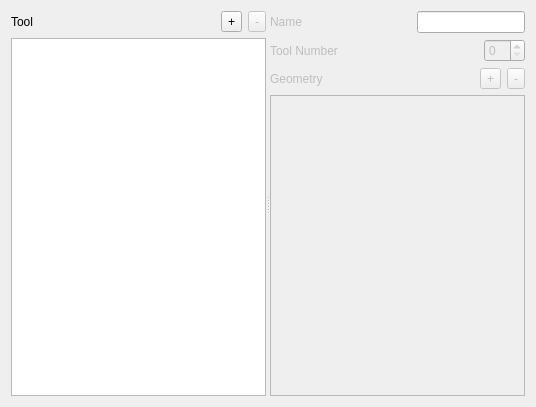
<?xml version="1.0" encoding="UTF-8"?>
<ui version="4.0">
 <class>ToolModelForm</class>
 <widget class="QWidget" name="ToolModelForm">
  <property name="geometry">
   <rect>
    <x>0</x>
    <y>0</y>
    <width>536</width>
    <height>407</height>
   </rect>
  </property>
  <property name="windowTitle">
   <string>Form</string>
  </property>
  <layout class="QVBoxLayout" name="verticalLayout_3">
   <item>
    <widget class="QSplitter" name="splitter">
     <property name="orientation">
      <enum>Qt::Horizontal</enum>
     </property>
     <widget class="QWidget" name="layoutWidget">
      <layout class="QVBoxLayout" name="verticalLayout_2">
       <item>
        <layout class="QHBoxLayout" name="toolsLayout">
         <item>
          <widget class="QLabel" name="toolsLabel">
           <property name="text">
            <string>Tool</string>
           </property>
          </widget>
         </item>
         <item>
          <spacer name="toolsSpacer">
           <property name="orientation">
            <enum>Qt::Horizontal</enum>
           </property>
           <property name="sizeHint" stdset="0">
            <size>
             <width>40</width>
             <height>20</height>
            </size>
           </property>
          </spacer>
         </item>
         <item>
          <widget class="QToolButton" name="toolsAddButton">
           <property name="sizePolicy">
            <sizepolicy hsizetype="Minimum" vsizetype="Minimum">
             <horstretch>0</horstretch>
             <verstretch>0</verstretch>
            </sizepolicy>
           </property>
           <property name="maximumSize">
            <size>
             <width>16777215</width>
             <height>16777215</height>
            </size>
           </property>
           <property name="text">
            <string>+</string>
           </property>
          </widget>
         </item>
         <item>
          <widget class="QToolButton" name="toolsRemoveButton">
           <property name="enabled">
            <bool>false</bool>
           </property>
           <property name="sizePolicy">
            <sizepolicy hsizetype="Minimum" vsizetype="Minimum">
             <horstretch>0</horstretch>
             <verstretch>0</verstretch>
            </sizepolicy>
           </property>
           <property name="maximumSize">
            <size>
             <width>16777215</width>
             <height>16777215</height>
            </size>
           </property>
           <property name="text">
            <string>-</string>
           </property>
          </widget>
         </item>
        </layout>
       </item>
       <item>
        <widget class="QListView" name="toolsListView">
         <property name="editTriggers">
          <set>QAbstractItemView::NoEditTriggers</set>
         </property>
         <property name="showDropIndicator" stdset="0">
          <bool>false</bool>
         </property>
         <property name="defaultDropAction">
          <enum>Qt::IgnoreAction</enum>
         </property>
         <property name="alternatingRowColors">
          <bool>true</bool>
         </property>
         <property name="resizeMode">
          <enum>QListView::Adjust</enum>
         </property>
        </widget>
       </item>
      </layout>
     </widget>
     <widget class="QWidget" name="">
      <layout class="QVBoxLayout" name="verticalLayout">
       <item>
        <layout class="QHBoxLayout" name="horizontalLayout_2">
         <item>
          <widget class="QLabel" name="nameLabel">
           <property name="enabled">
            <bool>false</bool>
           </property>
           <property name="text">
            <string>Name</string>
           </property>
          </widget>
         </item>
         <item>
          <spacer name="horizontalSpacer">
           <property name="orientation">
            <enum>Qt::Horizontal</enum>
           </property>
           <property name="sizeHint" stdset="0">
            <size>
             <width>40</width>
             <height>20</height>
            </size>
           </property>
          </spacer>
         </item>
         <item>
          <widget class="QLineEdit" name="nameLineEdit"/>
         </item>
        </layout>
       </item>
       <item>
        <layout class="QHBoxLayout" name="horizontalLayout">
         <item>
          <widget class="QLabel" name="label">
           <property name="enabled">
            <bool>false</bool>
           </property>
           <property name="text">
            <string>Tool Number</string>
           </property>
          </widget>
         </item>
         <item>
          <spacer name="horizontalSpacer_2">
           <property name="orientation">
            <enum>Qt::Horizontal</enum>
           </property>
           <property name="sizeHint" stdset="0">
            <size>
             <width>40</width>
             <height>20</height>
            </size>
           </property>
          </spacer>
         </item>
         <item>
          <widget class="QSpinBox" name="spinBox">
           <property name="enabled">
            <bool>false</bool>
           </property>
          </widget>
         </item>
        </layout>
       </item>
       <item>
        <layout class="QHBoxLayout" name="geometryLayout">
         <item>
          <widget class="QLabel" name="geometryLabel">
           <property name="enabled">
            <bool>false</bool>
           </property>
           <property name="text">
            <string>Geometry</string>
           </property>
          </widget>
         </item>
         <item>
          <spacer name="geometrySpacer">
           <property name="orientation">
            <enum>Qt::Horizontal</enum>
           </property>
           <property name="sizeHint" stdset="0">
            <size>
             <width>40</width>
             <height>20</height>
            </size>
           </property>
          </spacer>
         </item>
         <item>
          <widget class="QToolButton" name="geometryAddButton">
           <property name="enabled">
            <bool>false</bool>
           </property>
           <property name="maximumSize">
            <size>
             <width>16777215</width>
             <height>16777215</height>
            </size>
           </property>
           <property name="baseSize">
            <size>
             <width>20</width>
             <height>0</height>
            </size>
           </property>
           <property name="text">
            <string>+</string>
           </property>
          </widget>
         </item>
         <item>
          <widget class="QToolButton" name="geometryRemoveButton">
           <property name="enabled">
            <bool>false</bool>
           </property>
           <property name="maximumSize">
            <size>
             <width>16777215</width>
             <height>16777215</height>
            </size>
           </property>
           <property name="baseSize">
            <size>
             <width>40</width>
             <height>0</height>
            </size>
           </property>
           <property name="text">
            <string>-</string>
           </property>
          </widget>
         </item>
        </layout>
       </item>
       <item>
        <widget class="QTableView" name="geometryTable">
         <property name="enabled">
          <bool>false</bool>
         </property>
         <property name="alternatingRowColors">
          <bool>true</bool>
         </property>
         <property name="selectionMode">
          <enum>QAbstractItemView::SingleSelection</enum>
         </property>
         <attribute name="verticalHeaderVisible">
          <bool>false</bool>
         </attribute>
         <attribute name="verticalHeaderHighlightSections">
          <bool>false</bool>
         </attribute>
        </widget>
       </item>
      </layout>
     </widget>
    </widget>
   </item>
  </layout>
 </widget>
 <resources/>
 <connections/>
</ui>
